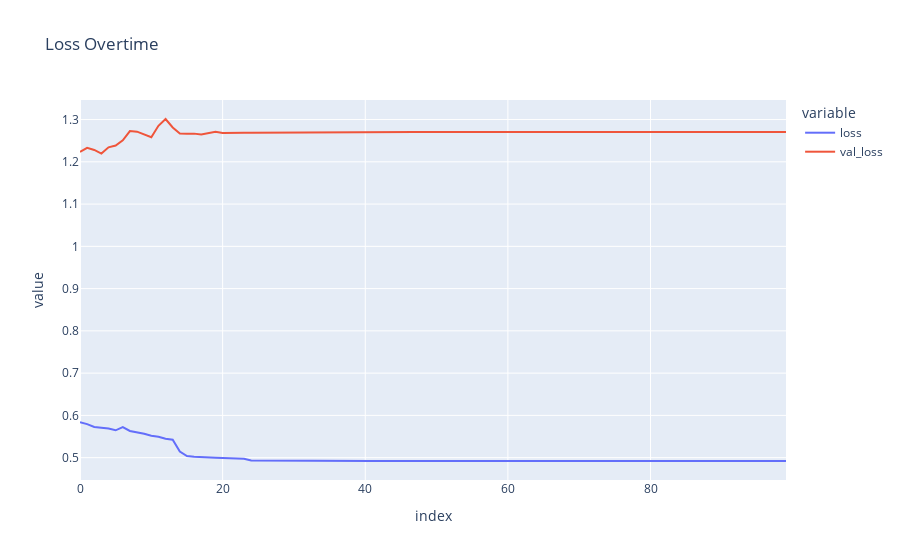

This figure's notebook cell:
### Markdown cell above
### Results

### Code cell
fig = px.line(
    history.history,
    y=['loss', 'val_loss'],
    labels={'x': 'Epoch', 'y': 'Loss'},
    title='Loss Overtime'
)
fig.show()
